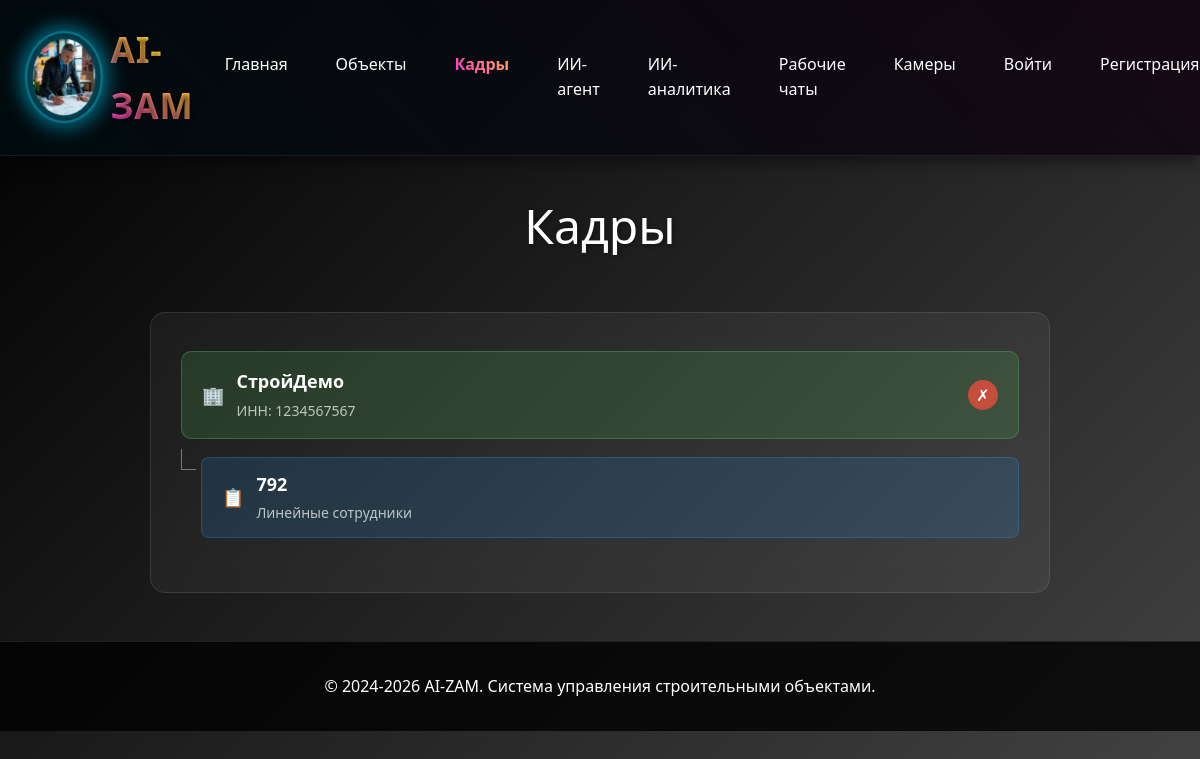
/sotrudniki/organizations/, run on an earlier commit of the app's database.
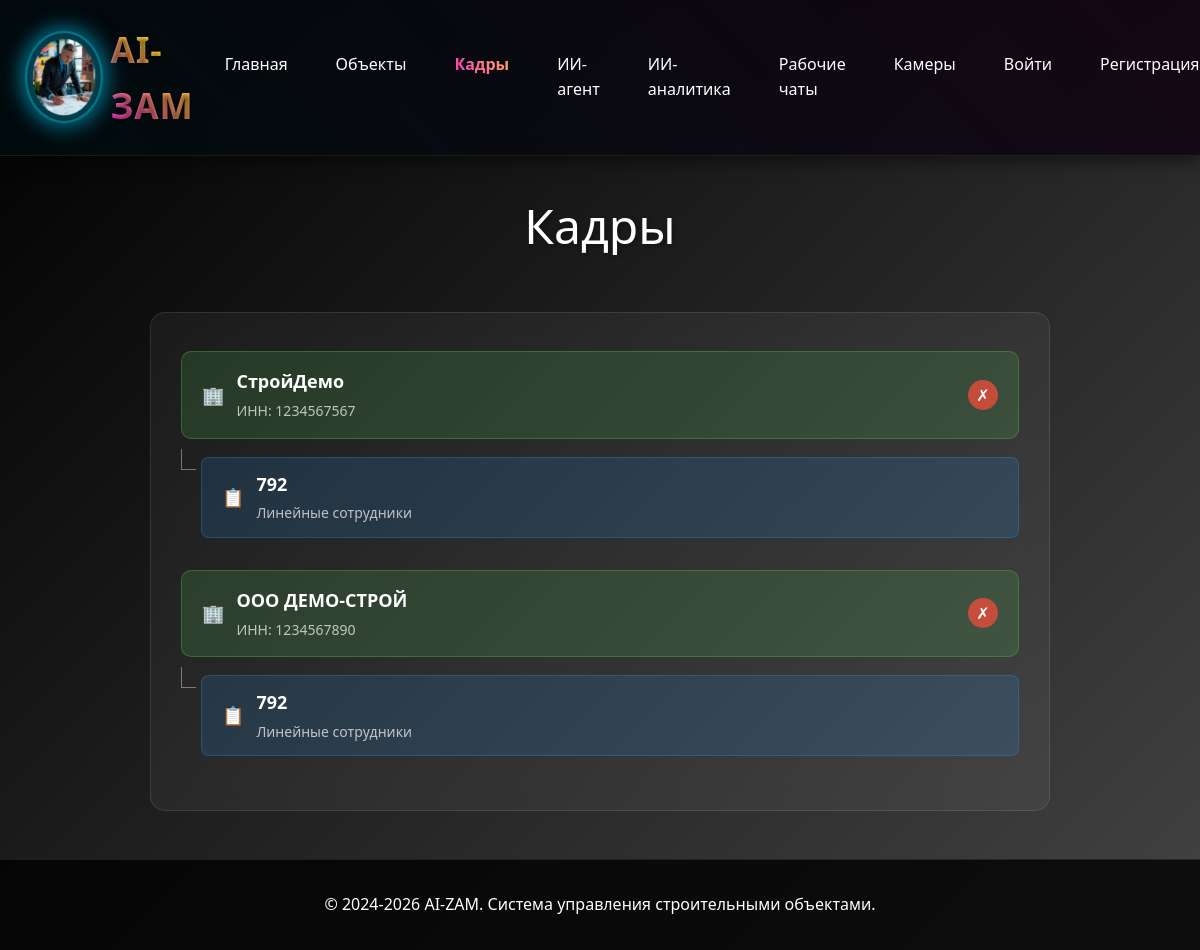
And on a later commit of the database.
### sotrudniki/models.py (models this page shows, shortened)
class Organizaciya(models.Model):
    nazvanie = models.CharField(max_length=300, verbose_name="Название")
    inn = models.CharField(max_length=12, unique=True, verbose_name="ИНН")
    ogrn = models.CharField(max_length=15, verbose_name="ОГРН", null=True, blank=True)
    adres = models.TextField(verbose_name="Адрес", null=True, blank=True)
    is_active = models.BooleanField(default=True, verbose_name="Активная")
    demo = models.BooleanField(default=False, verbose_name="Демо")
    podrazdeleniya = models.ManyToManyField(
        'Podrazdelenie',
        through='OrganizaciyaPodrazdelenie',
        verbose_name="Подразделения",
        related_name="organizacii",
        blank=True
    )
    class Meta:
        verbose_name = "Организация"
        verbose_name_plural = "Организации"

class Podrazdelenie(models.Model):
    kod = models.CharField(max_length=50, unique=True, verbose_name="Код")
    nazvanie = models.CharField(max_length=200, verbose_name="Название")
    class Meta:
        verbose_name = "Подразделение"
        verbose_name_plural = "Подразделения"

### sotrudniki/views.py (the view)
# urls.py: path('organizations/', views.organizations_list, name='organizations'),
def organizations_list(request):
    from object.models import UserProfile, Objekt
    if request.user.is_authenticated:
        try:
            user_profile = UserProfile.objects.get(user=request.user)
            organizacii = user_profile.organizations.filter(is_active=True)
        except UserProfile.DoesNotExist:
            organizacii = Organizaciya.objects.none()
    else:
        demo_objects = Objekt.objects.filter(demo=True, is_active=True)
        organizacii = Organizaciya.objects.filter(objekty__in=demo_objects, is_active=True).distinct()
        for org in organizacii:
            if not org.podrazdeleniya.filter(id=3).exists():
                from .models import OrganizaciyaPodrazdelenie
                OrganizaciyaPodrazdelenie.objects.get_or_create(
                    organizaciya=org,
                    podrazdelenie_id=3
                )
    return render(request, 'sotrudniki/organizations.html', {'organizacii': organizacii})

### sotrudniki/templates/sotrudniki/organizations.html (shortened to what this page needs)
{% extends 'base/base.html' %}
{% block content %}
<div class="page-title">Кадры</div>
<div class="tree-container">
    <div class="tree">
        <ul>
            {% for organizaciya in organizacii %}
            <li>
                <div class="org-node">
                    <div style="display: flex; align-items: center;">
                        <div class="node-icon">🏢</div>
                        <div class="node-info">
                            <div class="node-title">{{ organizaciya.nazvanie }}</div>
                            <div class="node-subtitle">ИНН: {{ organizaciya.inn }}</div>
                        </div>
                    </div>
                    <button onclick="deleteOrganization({{ organizaciya.id }})" class="delete-btn" title="Удалить организацию">✗</button>
                </div>
                <ul>
                    {% for podrazdelenie in organizaciya.podrazdeleniya.all %}
                    <li>
                        <div class="dept-node" onclick="location.href='{% url 'sotrudniki:list' %}?podrazdelenie={{ podrazdelenie.id }}'">
                            <div class="node-icon">📋</div>
                            <div class="node-info">
                                <div class="node-title">{{ podrazdelenie.kod }}</div>
                                <div class="node-subtitle">{{ podrazdelenie.nazvanie }}</div>
                            </div>
                        </div>
                    </li>
                    {% endfor %}
                </ul>
            </li>
            {% empty %}
            <li>
                <div style="text-align: center; color: rgba(255, 255, 255, 0.7); padding: 20px;">Нет организаций</div>
            </li>
            {% endfor %}
        </ul>
    </div>
</div>
{% endblock %}

What changed in the data, as far as the page shows it:
now on this page (row edited): Organizaciya: nazvanie "ООО ДЕМО-СТРОЙ", inn "1234567890", Podrazdelenie (kod "792", nazvanie "Линейные сотрудники")
